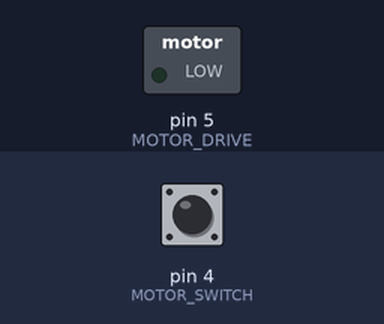
A sketch run on a simulated Arduino Uno, built with avr-gcc and run on an emulated ATmega328P. Parts: switched loads named in the sketch (green lamp = pin HIGH). Inputs (shaded band) come from the test bench; at power-on: pin 4 (MOTOR_SWITCH) LOW.

Above: at 1.2 s.
1.3 s: pin 4 (MOTOR_SWITCH) pulled HIGH for 0.15 s
At 1.4 s:
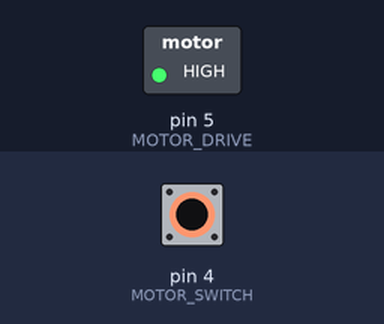
3.0 s: pin 4 (MOTOR_SWITCH) pulled HIGH for 3.2 s
At 7.3 s:
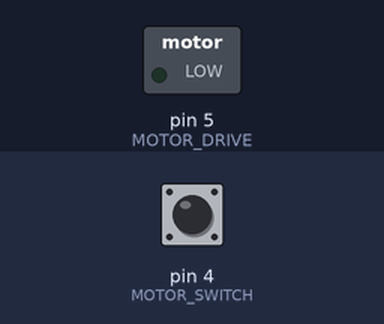
Timing chart, 0 to 8.8 s (numbered marks = the images above; inputs shaded):
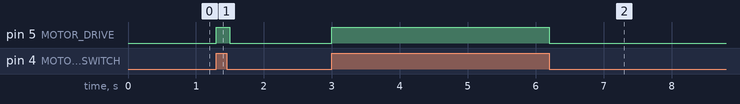

Measured:
- after the input at 1.3 s, pin 5 (MOTOR_DRIVE): LOW → HIGH at once, → LOW 0.20 s later
- after the input at 3.0 s, pin 5 (MOTOR_DRIVE): LOW → HIGH at once, → LOW 3.2 s later

The sketch:

Exercise.ino
```cpp
#define MOTOR_SWITCH       4
#define MOTOR_DRIVE        5


void setup()
{
  pinMode(MOTOR_SWITCH, INPUT);
  pinMode(MOTOR_DRIVE, OUTPUT);
}

void loop()
{

  if (digitalRead(MOTOR_SWITCH))
  {
    digitalWrite(MOTOR_DRIVE, HIGH);
  }
  else
  {
    digitalWrite(MOTOR_DRIVE, LOW);
  }

  delay(100);
}
```
